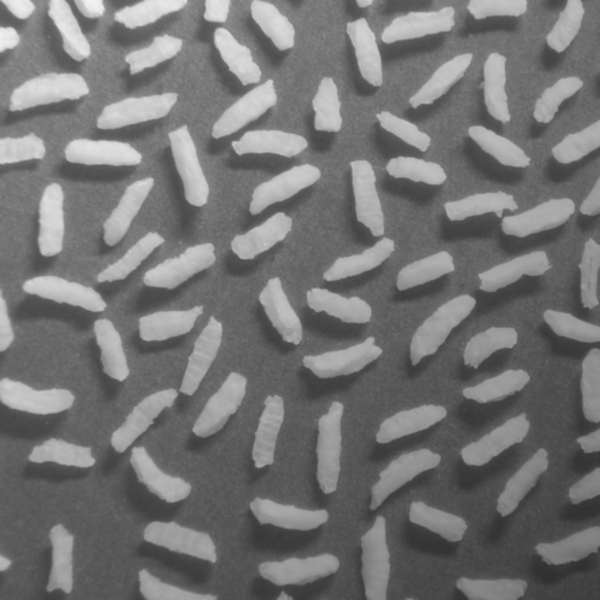
#> input picture AOI reference/Exercise/rice-shaded.tif, 600 x 600 px, found by its file name
$ python 'Week11_隨堂練習_110303506.py'
#> lines starting #> are read from the running program, lines starting #| are printed output that depends on the picture; after the words box and inside, x2 and y2 are one past the last pixel; in counts of white or black regions, pixels touching at a corner belong together
import cv2
import numpy as np

def main():
    img = cv2.imread('E:/NCU/rice-shaded.tif') #讀檔
#> img is the input picture: shape (600, 600, 3); min 47, max 243, mean 116.4
    cv2.imshow('import', img)
    gray = cv2.cvtColor(img, cv2.COLOR_BGR2GRAY)#灰階
    # blur = cv2.GaussianBlur(gray, (3,3), 0) #設定kernal大小為(3,3)，標準差為2
    a, thr = cv2.threshold(gray, 130, 255, cv2.THRESH_BINARY) #二值化
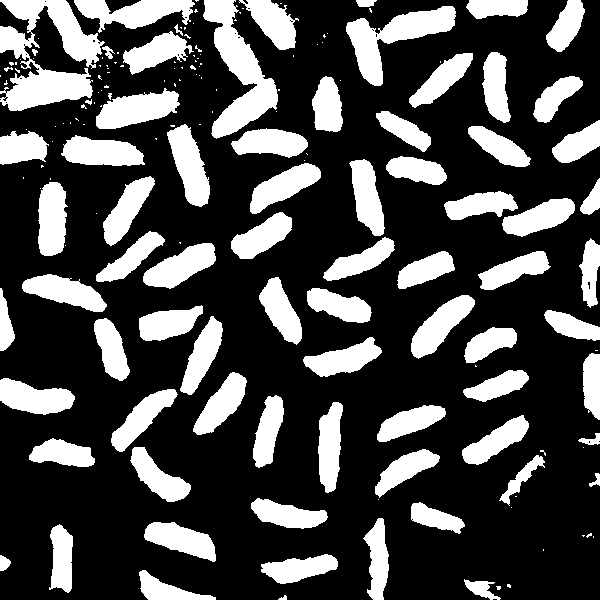
#> thr: shape (600, 600); 28.5% white; 172 white regions (95 under 20 px), largest, box (x1, y1, x2, y2) and area: (0, 0, 105, 111) 5902, (203, 0, 278, 139) 4266, (346, 6, 456, 86) 3310
    cv2.imshow('thr', thr)
    kernel = cv2.getStructuringElement(cv2.MORPH_ELLIPSE,(3,3))
    dilated = cv2.dilate(thr, kernel, iterations=3)#擴張
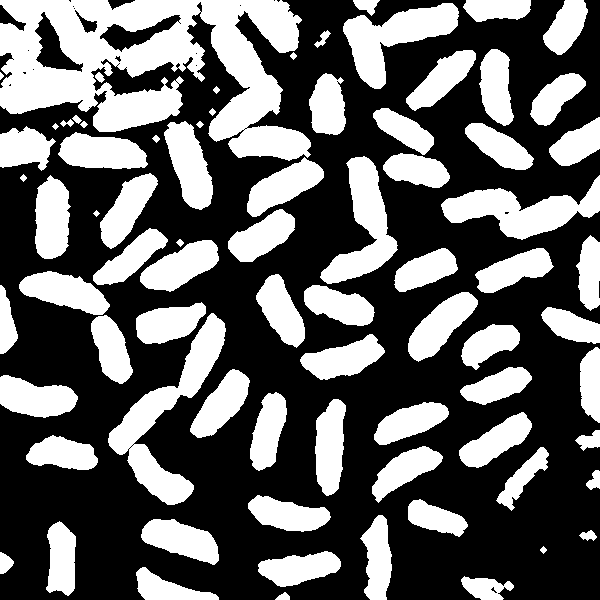
#> dilated: shape (600, 600); 38.8% white; 78 white regions, largest, box (x1, y1, x2, y2) and area: (0, 0, 311, 161) 27045, (108, 313, 226, 505) 6174, (441, 175, 600, 240) 4563
    eroded = cv2.erode(dilated, kernel, iterations=8)#侵蝕
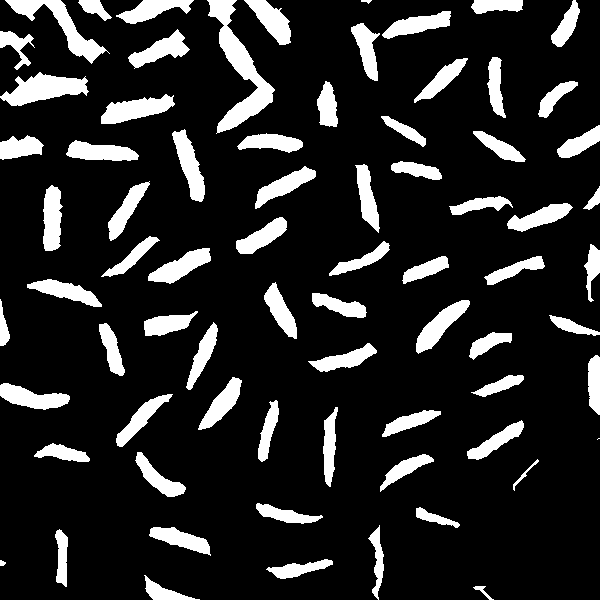
#> eroded: shape (600, 600); 15.1% white; 74 white regions (1 under 20 px)
    cv2.imshow('ed', eroded)
    # cv2.imshow('test_', eroded)
    contours, a = cv2.findContours(eroded, cv2.RETR_EXTERNAL, cv2.CHAIN_APPROX_SIMPLE)
#> contours = 74 contours, 3 with area under 20; largest, box (x1, y1, x2, y2) and area: (207, 0, 275, 134) 2614, (0, 72, 89, 106) 1574, (5, 0, 110, 64) 1513, (101, 94, 175, 124) 1158, (172, 129, 205, 202) 1040; a = 74 rows, first 6: [1, -1, -1, -1], [2, 0, -1, -1], [3, 1, -1, -1], [4, 2, -1, -1], [5, 3, -1, -1], [6, 4, -1, -1]
    cv2.drawContours(img, contours, -1, (0,0,255),2)

    cv2.putText(img, 'count:'+str(len(contours)), (300,300), cv2.FONT_HERSHEY_COMPLEX, 2,(255,0,0))
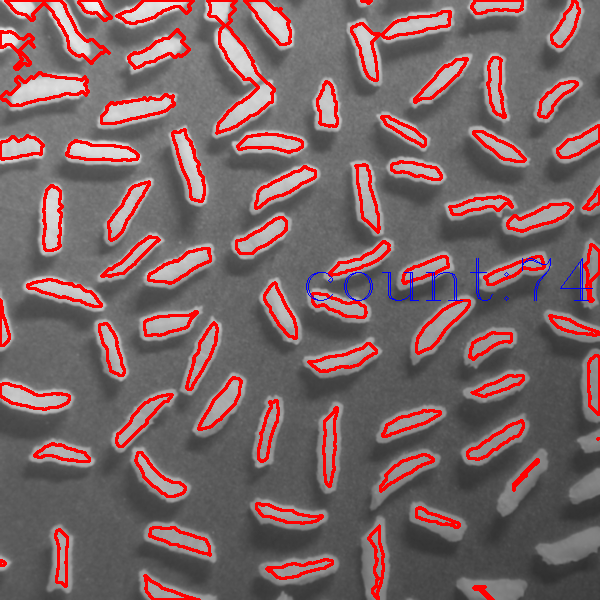
#> img: shape (600, 600, 3); mean B, G, R 100.6, 99.9, 123.9
    cv2.imshow('test_', img)
    print(len(contours))
#| 74
    print(img.shape)
#| (600, 600, 3)

    cv2.waitKey(0)
    cv2.destroyAllWindows()

if __name__=='__main__':
    main()
